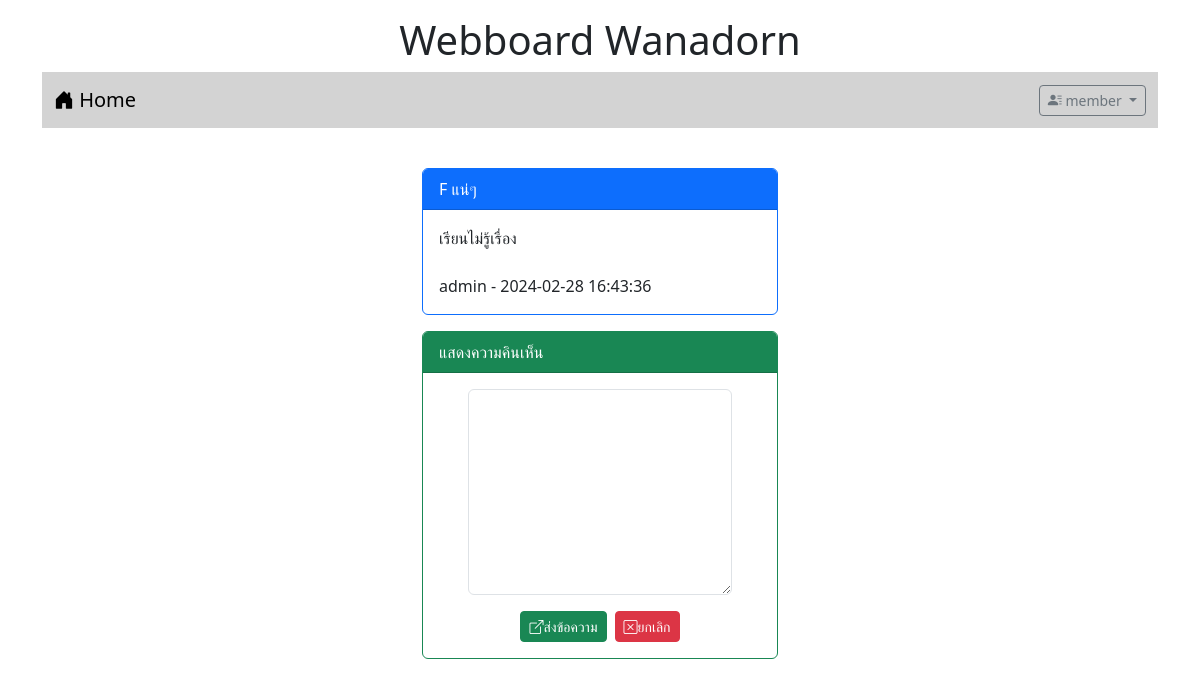
Page /post.php?id=4 (signed in) on the committed database.
### tables this page shows
CREATE TABLE `post` (
  `id` int(11) NOT NULL,
  `title` varchar(128) NOT NULL,
  `content` varchar(2048) NOT NULL,
  `post_date` datetime NOT NULL,
  `cat_id` int(11) NOT NULL,
  `user_id` int(11) NOT NULL
);

CREATE TABLE `user` (
  `id` int(11) NOT NULL,
  `login` varchar(32) NOT NULL,
  `password` varchar(64) NOT NULL,
  `name` varchar(64) NOT NULL,
  `gender` char(1) NOT NULL,
  `email` varchar(32) NOT NULL,
  `role` char(1) NOT NULL
);

### post.php (the view, shortened to what this page needs)
<!DOCTYPE html>
<html lang="en">
<head>
    <link rel="stylesheet" href="bootstrap-5.3.2-dist/css/bootstrap.min.css">
    <link rel="stylesheet" href="https://cdn.jsdelivr.net/npm/bootstrap-icons@1.11.3/font/bootstrap-icons.min.css">
</head>
<body>
    <div class="container">
        <h1 style="text-align: center;" class="mt-3">Webboard Wanadorn</h1>
        <?php include "nav.php" ?>
        <div class="row mt-4">
            <div class="col-lg-4 col-md-3 col-sm-2 col-1"></div>
            <div class="col-lg-4 col-md-6 col-sm-8 col-10">
                <?php
                    $conn=new PDO("mysql:host=localhost;dbname=webboard;charset=utf8","root","");
                    $sql="SELECT post.title,post.content,post.post_date,user.login FROM post
                    INNER JOIN user ON (post.user_id=user.id) WHERE post.id=$_GET[id]";
                    $result=$conn->query($sql);
                    while($row=$result->fetch()){
                        echo "<div class='card border-primary mt-3'>
                        <div class='card-header bg-primary text-white'>$row[0]</div>
                        <div class='card-body'>
                                $row[1]<br><br>$row[3] - $row[2]
                            </div>
                        </div>";
                    }
                ?>
                <?php if(isset($_SESSION["id"])){ ?>
                    <div class="card border-success mt-3">
                        <div class="card-header bg-success text-white">แสดงความคินเห็น</div>
                        <div class="card-body">
                            <form action="post_save.php" method="post">
                                <div class="row mb-3 justify-content-center">
                                    <div class="col-lg-10">
                                        <textarea name="comment" class="form-control" rows="8" required></textarea>
                                    </div>
                                </div>
                                <div class="row">
                                    <div class="col-lg-12 d-flex justify-content-center">
                                        <button type="submit" class="btn btn-success btn-sm text-white"><i class="bi bi-box-arrow-up-right"></i>ส่งข้อความ</button>
                                        <button type="reset" class="btn btn-danger btn-sm ms-2"><i class="bi bi-x-square"></i>ยกเลิก</button>
                                    </div>
                                </div>
                            </form>
                        </div>
                    </div>
                <?php } ?>
            </div>
            <div class="col-lg-4 col-md-3 col-sm-2 col-1"></div>
        </div>
    </div>
</body>
</html>

### rows in the picture
post: title "F แน่ๆ", content "เรียนไม่รู้เรื่อง", user.login "admin", post_date "2024-02-28 16:43:36"

### other values in the picture
$_SESSION["username"] "member"
